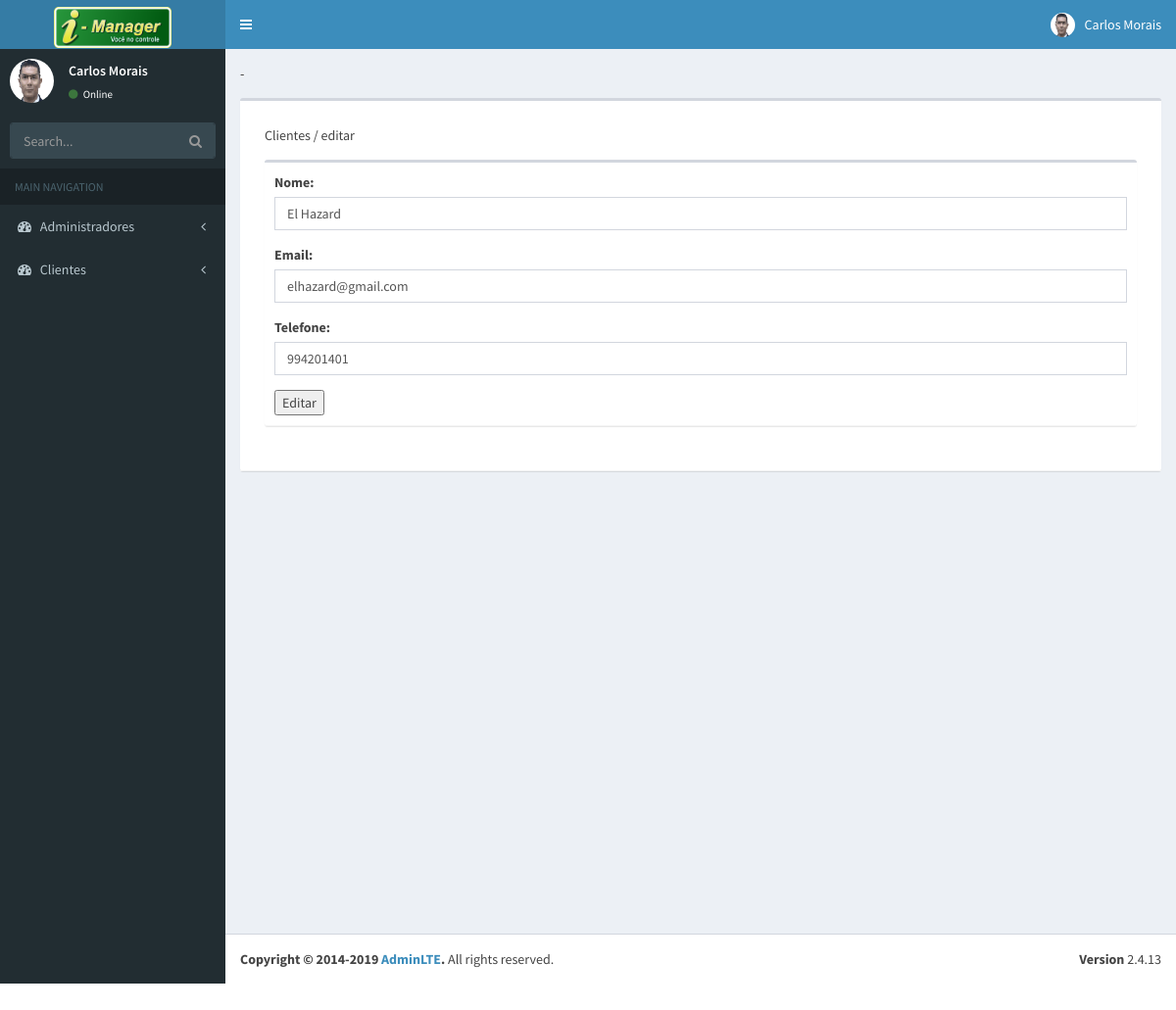
Page /?modulo=cliente&acao=editar&id=5 on the committed database.
### tables this page shows
CREATE TABLE IF NOT EXISTS `usuario` (
  `id` int(11) NOT NULL AUTO_INCREMENT,
  `nome` varchar(60) NOT NULL,
  `telefone` varchar(60) NOT NULL,
  `email` varchar(60) NOT NULL,
  PRIMARY KEY (`id`)
);

### classes/DB.class.php (called while the page is built)
<?php
    class DB{
        public static $conexao;
        public static function Conexao() {
            if (!isset(self::$conexao)) {
                try{
                    self::$conexao = new PDO('mysql:host=localhost;dbname=projeto', 'root', '' , array(PDO::MYSQL_ATTR_INIT_COMMAND => "SET NAMES utf8"));
                    self::$conexao->setAttribute(PDO::ATTR_ERRMODE, PDO::ERRMODE_EXCEPTION);
                    self::$conexao->setAttribute(PDO::ATTR_ORACLE_NULLS, PDO::NULL_EMPTY_STRING);
                }catch(PDOException $e){
                   echo 'Atenção'.$e->getMessage();
                }
            }
            return self::$conexao;
        }
    }
?>

### classes/Cliente.class.php (called while the page is built, shortened)
<?php
include ("classes/DB.class.php");
    class Cliente extends DB{
        private $nome;
        private $email;
        private $telefone;
        public function setNome($string){
            $this->nome = $string;
        }
        public function setEmail($email){
            $this->email = $email;
        }
        public function setTelefone($telefone){
            $this->telefone = $telefone;
        }
        public function getNome(){
            return $this->nome;
        }
        public function getEmail(){
            return $this->email;
        }
        public function getTelefone(){
            return $this->telefone;
        }
        public static function selecionar($id){
            $sql = "SELECT * FROM usuario WHERE id=$id";
            $stmt = DB::conexao()->prepare($sql);
            $stmt->execute();
            $registros = $stmt->fetchALL(PDO::FETCH_ASSOC);
            if($registros){
                $itens = array();
                foreach($registros as $registro){
                    $objTemporario = new Cliente();
                    $objTemporario->setId($registro['id']);
                    $objTemporario->setNome($registro['nome']);
                    $objTemporario->setEmail($registro['email']);
                    $objTemporario->setTelefone($registro['telefone']);
                    $itens[] = $objTemporario;
                }
                return $itens;
            }
            return false;
        }
    }
?>

### modulos/cliente/editar.php (the view, shortened to what this page needs)
<section class="content-header">
      Clientes / editar
</section>
<section class="content">
<div class="box">
    <div class="box-header with-border">
        <?php
            include("classes/Cliente.class.php");
            $id = $_GET['id'];
                $clientes = Cliente::selecionar($id);
                if($clientes){
                    foreach($clientes as $cliente){
                ?>
                            <form method='post' action=''>
                                <div class="form-group">
                                    <label for="nome">Nome:</label>
                                    <input type="text" class="form-control" id="nome" name="nome" value = "<?php echo $cliente->getNome();?>">
                                </div>
                                <div class="form-group">
                                    <label for="nome">Email:</label>
                                    <input type="text" class="form-control" id="telefone" name="telefone" value = "<?php echo $cliente->getEmail();?>">
                                </div>
                                <div class="form-group">
                                        <label for="nome">Telefone:</label>
                                        <input type="text" class="form-control" id="telefone" name="telefone" value = "<?php echo $cliente->getTelefone();?>">
                                </div>
                                <input type='submit' name='botao' value='Editar'>
                <?php
                        }
                    }else{echo "<tr><td colspan='4'> Nenhum Registro Encontrado.</td></tr>";}
                ?>
                            </form>
            </div>
        </div>
    </section>

### rows in the picture
usuario: nome "El Hazard", telefone "elhazard@gmail.com", telefone "994201401"
